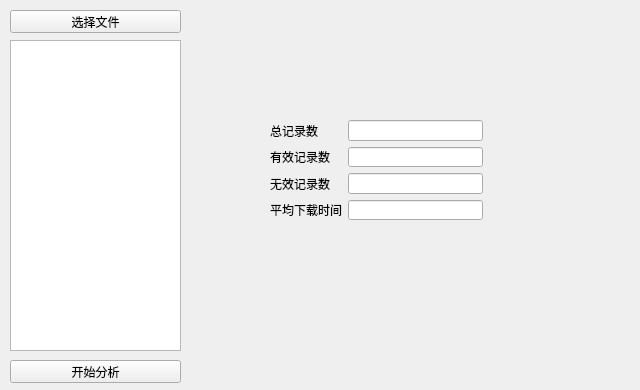
<?xml version="1.0" encoding="UTF-8"?>
<ui version="4.0">
 <class>ActionPage</class>
 <widget class="QWidget" name="ActionPage">
  <property name="geometry">
   <rect>
    <x>0</x>
    <y>0</y>
    <width>640</width>
    <height>390</height>
   </rect>
  </property>
  <property name="windowTitle">
   <string>Form</string>
  </property>
  <widget class="QPushButton" name="selectBtn">
   <property name="geometry">
    <rect>
     <x>10</x>
     <y>10</y>
     <width>171</width>
     <height>23</height>
    </rect>
   </property>
   <property name="text">
    <string>选择文件</string>
   </property>
  </widget>
  <widget class="QTextEdit" name="filenamesTe">
   <property name="geometry">
    <rect>
     <x>10</x>
     <y>40</y>
     <width>171</width>
     <height>311</height>
    </rect>
   </property>
  </widget>
  <widget class="QPushButton" name="startBtn">
   <property name="geometry">
    <rect>
     <x>10</x>
     <y>360</y>
     <width>171</width>
     <height>23</height>
    </rect>
   </property>
   <property name="text">
    <string>开始分析</string>
   </property>
  </widget>
  <widget class="QWidget" name="">
   <property name="geometry">
    <rect>
     <x>270</x>
     <y>120</y>
     <width>213</width>
     <height>100</height>
    </rect>
   </property>
   <layout class="QGridLayout" name="gridLayout">
    <item row="0" column="0">
     <widget class="QLabel" name="label">
      <property name="text">
       <string>总记录数</string>
      </property>
     </widget>
    </item>
    <item row="0" column="1">
     <widget class="QLineEdit" name="totalnumEdit"/>
    </item>
    <item row="1" column="0">
     <widget class="QLabel" name="label_2">
      <property name="text">
       <string>有效记录数</string>
      </property>
     </widget>
    </item>
    <item row="1" column="1">
     <widget class="QLineEdit" name="effectivenumEdit"/>
    </item>
    <item row="2" column="0">
     <widget class="QLabel" name="label_3">
      <property name="text">
       <string>无效记录数</string>
      </property>
     </widget>
    </item>
    <item row="2" column="1">
     <widget class="QLineEdit" name="ineffectivenumEdit"/>
    </item>
    <item row="3" column="0">
     <widget class="QLabel" name="label_4">
      <property name="text">
       <string>平均下载时间</string>
      </property>
     </widget>
    </item>
    <item row="3" column="1">
     <widget class="QLineEdit" name="avgdownloadtimeEdit"/>
    </item>
   </layout>
  </widget>
 </widget>
 <resources/>
 <connections/>
</ui>
